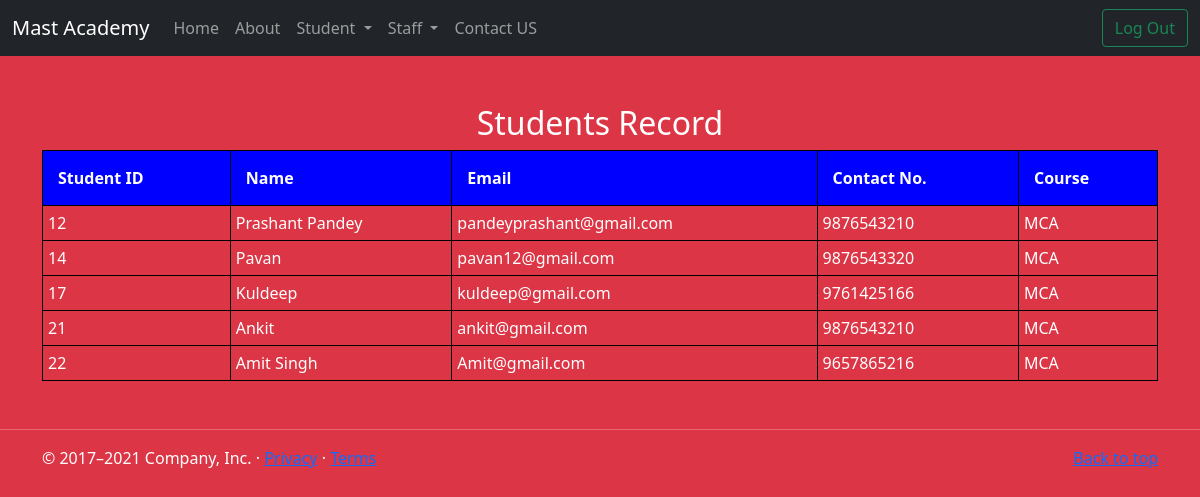
The app's page /showstudent with its own data.
### app1/models.py (models this page shows)
class addStudent(models.Model):
    full_name=models.CharField(max_length=50)
    umail=models.CharField(max_length=50)
    contact_num=models.CharField(max_length=10)
    course=models.CharField(max_length=50)

### app1/views.py (the view)
# urls.py: path('showstudent',views.showStudentPageView),
def showStudentPageView(request):
    x=addStudent.objects.all()
    print(x)
    return render(request,'app1/show_student.html',{'x':x})

### templates/app1/show_student.html (shortened to what this page needs)
{% extends '../base.html' %}
{% load static %}
{% block content %}
<nav class="navbar navbar-expand-lg navbar navbar-dark bg-dark">
  <div class="container-fluid">
    <a class="navbar-brand" href="/dashboard">Mast Academy</a>
    <div class="collapse navbar-collapse" id="navbarSupportedContent">
      <ul class="navbar-nav me-auto mb-2 mb-lg-0">
        <li class="nav-item">
          <a class="nav-link" aria-current="page" href="/dashboard">Home</a>
        </li>
        <li class="nav-item">
          <a class="nav-link" href="/about">About</a>
        </li>
        <li class="nav-item dropdown">
          <a class="nav-link dropdown-toggle" href="#" id="navbarDropdown" role="button" data-bs-toggle="dropdown" aria-expanded="false">
            Student
          </a>
        </li>
        <li class="nav-item dropdown">
          <a class="nav-link dropdown-toggle" href="#" id="navbarDropdown" role="button" data-bs-toggle="dropdown" aria-expanded="false">
            Staff
          </a>
        </li>
        <li class="nav-item">
          <a class="nav-link" href="/contact">Contact US</a>
        </li>
      </ul>
      <a href="/">
      <button class="btn btn-outline-success" name="logout" type="submit">Log Out</button>
    </a>
    </div>
  </div>
</nav>
<div class="container my-5">
  <h2>Students Record</h2>
  <table style="width:100%">
    <tr>
      <th>Student ID</th>
      <th>Name</th>
      <th>Email</th>
      <th>Contact No.</th>
      <th>Course</th>
    </tr>
    {% for item in x %}
    <tr>
      <td>{{ item.id }}</td>
      <td>{{ item.full_name }}</td>
      <td>{{ item.umail }}</td>
      <td>{{ item.contact_num }}</td>
      <td>{{ item.course }}</td>
    </tr>
    {% endfor %}
  </table>
</div>
{% endblock %}

### templates/base.html (shortened to what this page needs)
{% load static %}
<!DOCTYPE html>
<html lang="en">
<head>
<link href="https://cdn.jsdelivr.net/npm/bootstrap@5.0.2/dist/css/bootstrap.min.css" rel="stylesheet">
<link rel="stylesheet" href="{% static 'css/mystyles.css' %}">
</head>
<body class=" bg-danger text-white">
    {% block content %}
    {% endblock %}
    {% include 'footer.html' %}
</body>
</html>

### templates/footer.html (shortened to what this page needs)
<hr>
<footer class="container">
    <p class="float-end"><a href="#">Back to top</a></p>
    <p>&copy; 2017–2021 Company, Inc. &middot; <a href="#">Privacy</a> &middot; <a href="#">Terms</a></p>
  </footer>

### static/css/mystyles.css (style rules this page uses)
h2 { text-align: center; color:white; }
table, th, td { border: 1px solid black; border-collapse: collapse; }
th, td { padding: 5px; text-align: left; }
th { background-color: blue; padding: 15px; }

### records on screen
addStudent: id "12", full_name "Prashant Pandey", umail "pandeyprashant@gmail.com", contact_num "9876543210", course "MCA"
addStudent: id "14", full_name "Pavan", umail "pavan12@gmail.com", contact_num "9876543320", course "MCA"
addStudent: id "17", full_name "Kuldeep", umail "kuldeep@gmail.com", contact_num "9761425166", course "MCA"
addStudent: id "21", full_name "Ankit", umail "ankit@gmail.com", contact_num "9876543210", course "MCA"
addStudent: id "22", full_name "Amit Singh", umail "Amit@gmail.com", contact_num "9657865216", course "MCA"
